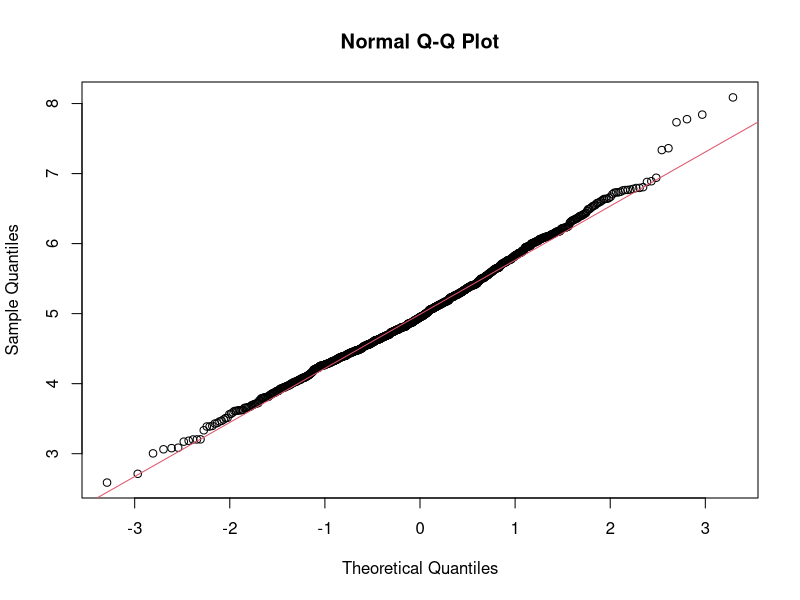
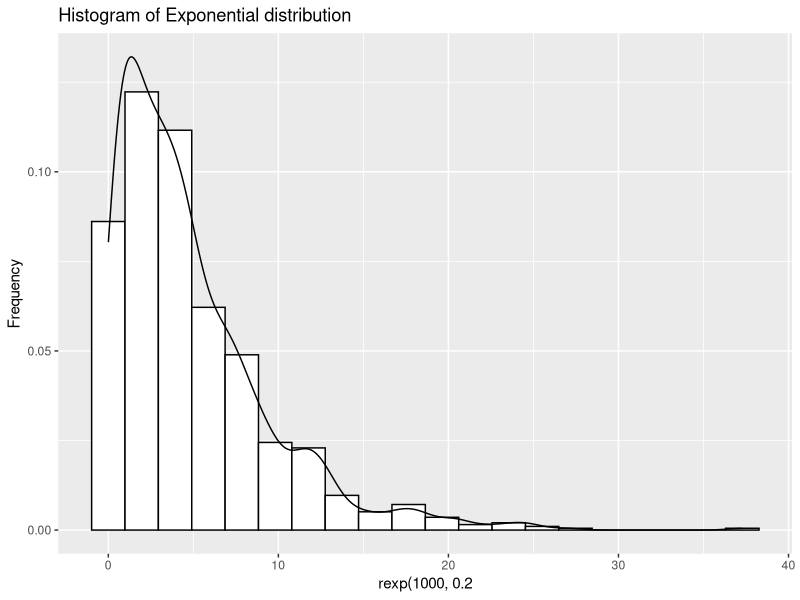
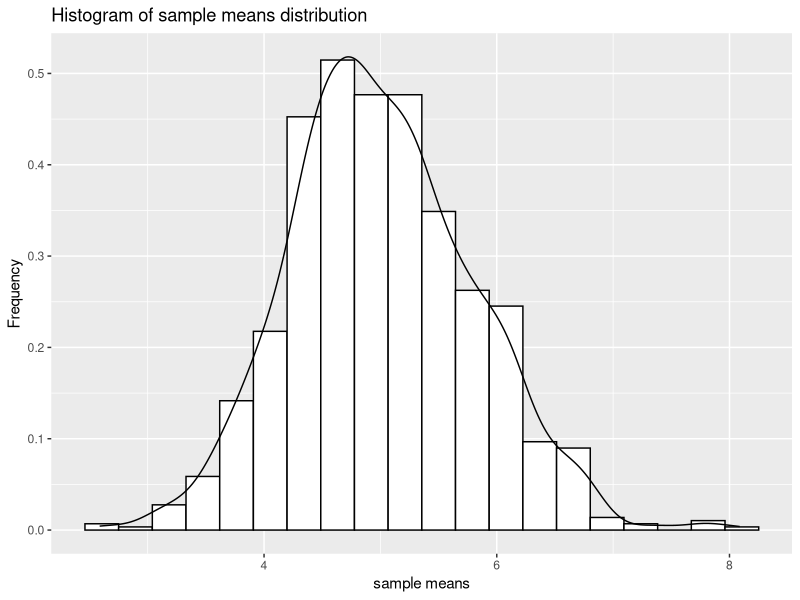
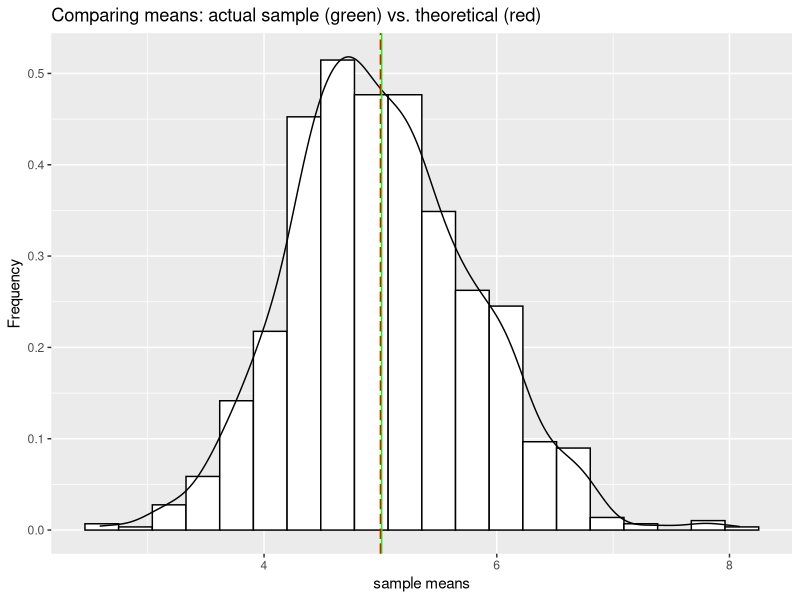
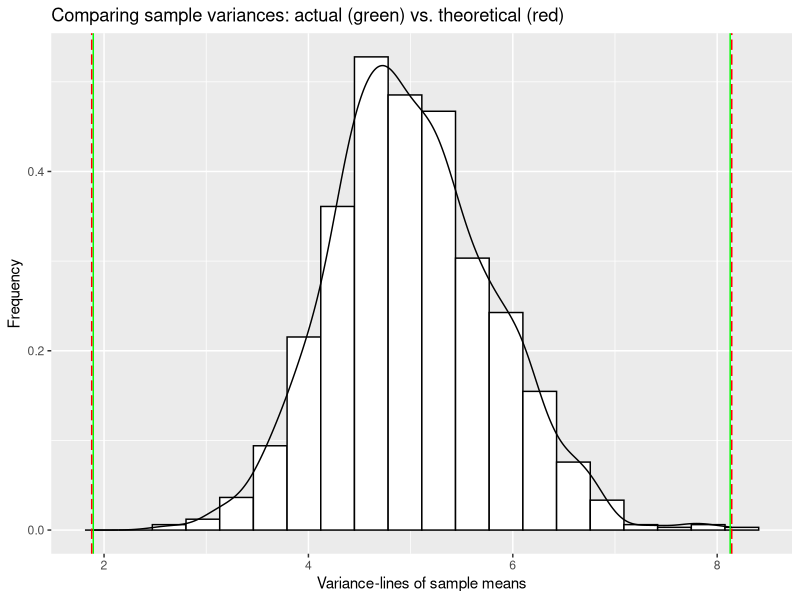

These figures' R source, in order:
## ---- chunk 1
knitr::opts_chunk$set(echo = TRUE)
## ---- chunk 2
library("ggplot2", warn.conflicts=FALSE)  ## for the graphs
n <- 40                         ## setting sample size
nrsim <- 1000                   ## setting number of samples
lambda <- 0.2                   ## setting lambda of exp. function
set.seed(140958)                ## to enable reproduction
exps <- rexp(nrsim, lambda)     ## fill exps for comparison
smeans <- NULL                  ## prepare vector for sample means
for (i in 1:1000)               ## generate 1000 means of 40 exp's
        smeans = c(smeans, mean(rexp(n,lambda)))
dfsim <- as.data.frame(cbind(exps, smeans))
                                ## combine exponentials and sample
                                ## means into a single data frame
aM <- mean(smeans)              ## store mean of the sample means
aV <- var(smeans)               ## store variance of sample means
## ---- chunk 3
qqnorm(smeans); qqline(smeans, col = 2) ## plot the quantiles
## ---- chunk 4
g <- ggplot(dfsim, 
        aes(x=dfsim$exps))            ## setup graphic object
g + geom_histogram(                   ## plot histogram bars
        fill=I("White"),              ## fill with white
        col=I("Black"),               ## outline with black
        bins=20,                      ## appropriate bins
        aes(y=..density..)) +         ## set y to density
        xlab("rexp(1000, 0.2") +      ## label X-axis
        ylab("Frequency") +           ## label Y-axis
        ggtitle("Histogram of Exponential distribution") +
    geom_density (aes(y=..density..)) ## plot density-line
## ---- chunk 5
m <- ggplot(dfsim, 
        aes(x=dfsim$smeans))             ## setup graphic object
m + geom_histogram(                      ## plot histogram bars
        fill=I("White"),                 ## fill with white
        col=I("Black"),                  ## outline with black
        bins=20,                         ## appropriate bins
        aes(y=..density..)) +            ## set y to density
        xlab("sample means") +           ## label X-axis
        ylab("Frequency") +              ## label Y-axis
        ggtitle("Histogram of sample means distribution") +
     geom_density (aes(y=..density..))   ## plot density-line
## ---- chunk 6
m <- ggplot(dfsim, 
        aes(x=dfsim$smeans))            ## setup graphic object
m + geom_histogram(                     ## plot histogram bars
        fill=I("White"),                ## fill with white
        col=I("Black"),                 ## outline with black
        bins=20,                        ## appropriate bins
        aes(y=..density..)) +           ## set y to density
        xlab("sample means") +          ## label X-axis
        ylab("Frequency") +             ## label Y-axis
        ggtitle("Comparing means: actual sample (green) vs. theoretical (red)") +
    geom_density (aes(y=..density..)) + ## plot density-line
    geom_vline (xintercept = aM,        ## plot actual mean of samples 
        color = "Green") +
    geom_vline (xintercept = 1/lambda,  ## plot theor. mean of samples
        color = "Red",
        linetype = "longdash")  
## ---- chunk 7
m <- ggplot(dfsim, 
        aes(x=dfsim$smeans))           ## setup graphic object
m + geom_histogram(                   ## plot histogram bars
        fill=I("White"),              ## fill with white
        col=I("Black"),               ## outline with black
        bins=20,                      ## appropriate bins
        aes(y=..density..)) +         ## set y to density
        xlab("Variance-lines of sample means") + ## label X-axis
        ylab("Frequency") +           ## label Y-axis
        ggtitle("Comparing sample variances: actual (green) vs. theoretical (red)") +
    geom_density (aes(y=..density..)) + ## plot density-line
    geom_vline (xintercept = aM+c(-1,1)*aV*aM, ## plot actual variance of sample means 
          color = "Green") +
    geom_vline (xintercept = aM+c(-1,1)*(1/lambda^2/n)*aM,  ## plot theor. variance of sample means
          color = "Red",
          linetype = "longdash")
